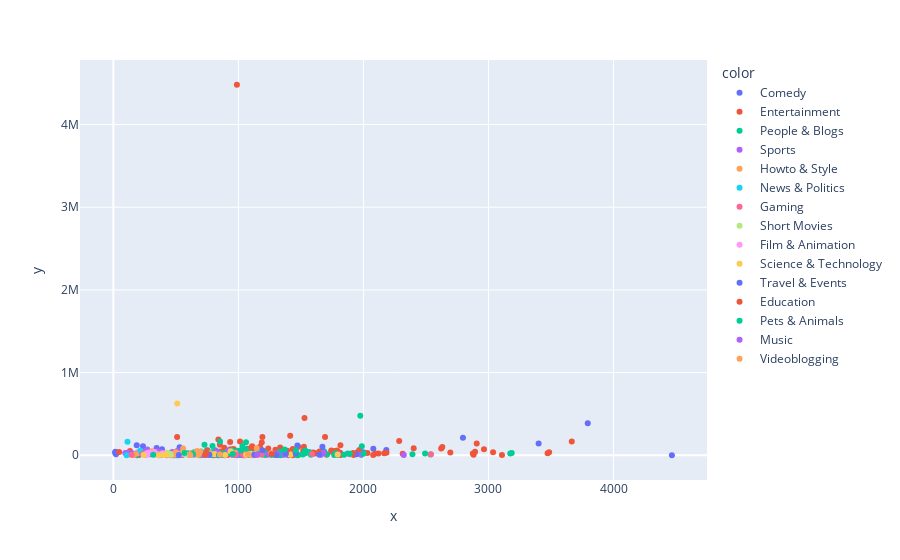

This figure's notebook cell:
### Code cell
px.scatter(y= viewership_trending_adj['views'], x=df['times'], color=df['category_title'])

### Figure 1 — Plotly figure (JSON) as saved in the notebook; plotly's stock layout.template omitted (floating-point values rounded to 4 significant figures; data arrays with more than 128 entries replaced by an {"elided": "..."} marker saying what was removed)
{"data": [{"hovertemplate": "color=Comedy<br>x=%{x}<br>y=%{y}<extra></extra>", "legendgroup": "Comedy", "marker": {"color": "#636efa", "symbol": "circle"}, "mode": "markers", "name": "Comedy", "orientation": "v", "showlegend": true, "type": "scatter", "x": [2079, 237, 2183, 925, 1032, 294, 483, 355, 1999, 465, 2796, 389, 21, 3794, 501, 396, 530, 187, 204, 204, 1953, 346, 16, 880, 346, 1241, 881, 750, 1137, 332, 3401, 4467, 483, 892, 14, 982, 369, 1815], "xaxis": "x", "y": [79350.0, 109200.0, 62140.0, 19650.0, 25320.0, 13580.0, 2778.0, 34799, 37320.0, 32971, 213100.0, 72580.0, 11850.0, 387649, 20390.0, 35700.0, 96020.0, 122300.0, 36722, 4483.0, 37560.0, 86230.0, 43300.0, 22830.0, 32020.0, 9607.0, 13142, 59460.0, 19450.0, 13030.0, 141300.0, 0, 0, 0, 29100.0, 16250.0, 30700.0, 27840.0], "yaxis": "y"}, {"hovertemplate": "color=Entertainment<br>x=%{x}<br>y=%{y}<extra></extra>", "legendgroup": "Entertainment", "marker": {"color": "#EF553B", "symbol": "circle"}, "mode": "markers", "name": "Entertainment", "orientation": "v", "showlegend": true, "type": "scatter", "x": {"elided": "159 int values"}, "xaxis": "x", "y": {"elided": "159 float values"}, "yaxis": "y"}, {"hovertemplate": "color=People & Blogs<br>x=%{x}<br>y=%{y}<extra></extra>", "legendgroup": "People & Blogs", "marker": {"color": "#00cc96", "symbol": "circle"}, "mode": "markers", "name": "People & Blogs", "orientation": "v", "showlegend": true, "type": "scatter", "x": [1536, 866, 538, 829, 701, 1984, 911, 187, 1580, 1321, 815, 1365, 984, 1109, 1514, 1005, 407, 1268, 733, 831, 967, 1845, 1072, 1792, 2537, 1044, 2392, 1479, 691, 1217, 1336, 1874, 1032, 1523, 905, 1099, 1093, 864, 1233, 3174, 239, 1975, 1331, 474, 1779, 788, 853, 785, 1185, 595, 630, 948, 1165, 2493, 626, 351, 1223, 835, 920, 1028, 753, 948, 1230, 497, 781, 973, 1373, 950, 1470, 1143, 1766, 748, 3186, 792, 698, 1709, 1060, 1144, 646, 839, 729, 1534, 1463, 791, 1567, 761, 847, 595, 522, 506, 793, 692, 959, 734, 1686, 986, 996, 476, 514], "xaxis": "x", "y": [22810.0, 20630.0, 9817.0, 17310.0, 43960.0, 6595.0, 23110.0, 4594.0, 5075.0, 6416.0, 59460.0, 7897, 2767.0, 18580.0, 8055.0, 4228.0, 7167.0, 2800.0, 2416.0, 4711.0, 8148.0, 5361.0, 3555.0, 3200, 8128, 5569.0, 12390.0, 3743, 555.5, 2374.0, 0, 21210.0, 113200.0, 19660.0, 35060.0, 30309, 7878.0, 4862, 14810.0, 19840.0, 32740.0, 477600.0, 42850.0, 15600.0, 23350.0, 37434, 165800.0, 20010.0, 7680.0, 21900.0, 21890.0, 21840.0, 18720.0, 20910.0, 23140.0, 14300.0, 23710.0, 19710.0, 45580.0, 19930, 24150.0, 56760.0, 13300.0, 20590.0, 6444.0, 48410.0, 14090.0, 57980.0, 6330.0, 8259.0, 4400.0, 16860.0, 26090.0, 5670.0, 37550.0, 10740.0, 71234, 35097, 37510.0, 17994, 126000.0, 57021, 9218.0, 5105.0, 39030.0, 31000.0, 7938.0, 14990.0, 8427.0, 0, 110400.0, 4068.0, 16990.0, 30420.0, 45070.0, 26960.0, 55430.0, 13180.0, 47750.0], "yaxis": "y"}, {"hovertemplate": "color=Sports<br>x=%{x}<br>y=%{y}<extra></extra>", "legendgroup": "Sports", "marker": {"color": "#ab63fa", "symbol": "circle"}, "mode": "markers", "name": "Sports", "orientation": "v", "showlegend": true, "type": "scatter", "x": [920, 1115, 484, 645, 1038, 835, 1683, 2323, 843, 721, 849, 989, 254, 272, 957, 1401, 475, 142, 284, 1055, 747, 826, 581, 606, 352, 351, 1309, 361, 374, 552, 1979, 148, 1101, 274, 675, 95, 1796, 252, 216, 1042, 624, 1364, 1660, 523, 666, 423, 189, 512, 1238, 114, 990, 324], "xaxis": "x", "y": [61030.0, 18380.0, 516.6, 5569.0, 663.8, 257.2, 28780.0, 1526.0, 2552.0, 2648, 6633, 0, 5400.0, 69710.0, 5646.0, 3237.0, 38450.0, 14570, 14410.0, 3730.0, 4742.0, 46960.0, 10960.0, 5100.0, 40330.0, 43910.0, 20720.0, 11920.0, 38170.0, 1523.0, 7570.0, 23550.0, 8412.0, 49170.0, 34270.0, 26280.0, 12900.0, 52800.0, 47897, 1884, 7028.0, 6791.0, 5409.0, 685.3, 26010.0, 0, 26920.0, 51650.0, 10790.0, 28880.0, 33430.0, 28635], "yaxis": "y"}, {"hovertemplate": "color=Howto & Style<br>x=%{x}<br>y=%{y}<extra></extra>", "legendgroup": "Howto & Style", "marker": {"color": "#FFA15A", "symbol": "circle"}, "mode": "markers", "name": "Howto & Style", "orientation": "v", "showlegend": true, "type": "scatter", "x": [504, 166, 970, 411, 446, 470, 395, 272, 481, 680, 1051, 1106, 784, 497, 361, 557, 192, 397, 310, 978, 413, 507, 336, 1147, 558, 499, 670, 292, 415, 697, 625, 685, 1263, 380, 305, 777], "xaxis": "x", "y": [20730.0, 4418.0, 24470.0, 17840.0, 2516, 16000.0, 3096.0, 21050.0, 3068.0, 3416.0, 3141.0, 508, 10880.0, 15440.0, 16150.0, 14590.0, 24780.0, 3768.0, 48810.0, 25730.0, 8480.0, 19880.0, 10990.0, 84250.0, 80470.0, 36380.0, 52140.0, 31789, 22750.0, 41550.0, 24540.0, 18370.0, 23530.0, 7838, 25040.0, 25110.0], "yaxis": "y"}, {"hovertemplate": "color=News & Politics<br>x=%{x}<br>y=%{y}<extra></extra>", "legendgroup": "News & Politics", "marker": {"color": "#19d3f3", "symbol": "circle"}, "mode": "markers", "name": "News & Politics", "orientation": "v", "showlegend": true, "type": "scatter", "x": [229, 106, 113, 216, 369], "xaxis": "x", "y": [20122, 0, 164600.0, 53320.0, 0], "yaxis": "y"}, {"hovertemplate": "color=Gaming<br>x=%{x}<br>y=%{y}<extra></extra>", "legendgroup": "Gaming", "marker": {"color": "#FF6692", "symbol": "circle"}, "mode": "markers", "name": "Gaming", "orientation": "v", "showlegend": true, "type": "scatter", "x": [1588, 233, 2540, 147, 1142, 978, 1186, 1038, 1037, 1892], "xaxis": "x", "y": [15110.0, 14220.0, 11540.0, 3150.0, 2101.0, 7323.0, 12220.0, 21486, 13310.0, 11820.0], "yaxis": "y"}, {"hovertemplate": "color=Short Movies<br>x=%{x}<br>y=%{y}<extra></extra>", "legendgroup": "Short Movies", "marker": {"color": "#B6E880", "symbol": "circle"}, "mode": "markers", "name": "Short Movies", "orientation": "v", "showlegend": true, "type": "scatter", "x": [431, 580, 459, 628, 445], "xaxis": "x", "y": [31700.0, 11810.0, 5144.0, 7190, 19857], "yaxis": "y"}, {"hovertemplate": "color=Film & Animation<br>x=%{x}<br>y=%{y}<extra></extra>", "legendgroup": "Film & Animation", "marker": {"color": "#FF97FF", "symbol": "circle"}, "mode": "markers", "name": "Film & Animation", "orientation": "v", "showlegend": true, "type": "scatter", "x": [330, 808, 287, 267, 271, 394], "xaxis": "x", "y": [39840.0, 16440.0, 33220.0, 24760.0, 6472.0, 24560.0], "yaxis": "y"}, {"hovertemplate": "color=Science & Technology<br>x=%{x}<br>y=%{y}<extra></extra>", "legendgroup": "Science & Technology", "marker": {"color": "#FECB52", "symbol": "circle"}, "mode": "markers", "name": "Science & Technology", "orientation": "v", "showlegend": true, "type": "scatter", "x": [243, 424, 403, 938, 537, 1096, 511, 1131, 1062, 1416, 363, 812, 895, 1794], "xaxis": "x", "y": [2047, 4804.0, 2657.0, 49450.0, 12510.0, 17240.0, 625235, 14710.0, 5817.0, 5792.0, 766.2, 11890.0, 4347.0, 9247.0], "yaxis": "y"}, {"hovertemplate": "color=Travel & Events<br>x=%{x}<br>y=%{y}<extra></extra>", "legendgroup": "Travel & Events", "marker": {"color": "#636efa", "symbol": "circle"}, "mode": "markers", "name": "Travel & Events", "orientation": "v", "showlegend": true, "type": "scatter", "x": [1647, 1127, 1303, 768, 524, 1459, 847, 1472, 1672, 1380, 1192, 1944], "xaxis": "x", "y": [5280.0, 5355, 2631.0, 6743.0, 1761.0, 24980.0, 2903.0, 117600.0, 102200.0, 18360.0, 61650.0, 10950.0], "yaxis": "y"}, {"hovertemplate": "color=Education<br>x=%{x}<br>y=%{y}<extra></extra>", "legendgroup": "Education", "marker": {"color": "#EF553B", "symbol": "circle"}, "mode": "markers", "name": "Education", "orientation": "v", "showlegend": true, "type": "scatter", "x": [735, 1266, 744, 1917, 2402], "xaxis": "x", "y": [6770.0, 16010.0, 26100.0, 28330.0, 84730.0], "yaxis": "y"}, {"hovertemplate": "color=Pets & Animals<br>x=%{x}<br>y=%{y}<extra></extra>", "legendgroup": "Pets & Animals", "marker": {"color": "#00cc96", "symbol": "circle"}, "mode": "markers", "name": "Pets & Animals", "orientation": "v", "showlegend": true, "type": "scatter", "x": [1891, 846, 319, 1061, 636, 569, 954, 1369, 1460, 2002, 1987, 1019], "xaxis": "x", "y": [17842, 1034.0, 4661, 155700.0, 14450.0, 27710.0, 15320.0, 69270.0, 60910.0, 22580.0, 108500.0, 56830.0], "yaxis": "y"}, {"hovertemplate": "color=Music<br>x=%{x}<br>y=%{y}<extra></extra>", "legendgroup": "Music", "marker": {"color": "#ab63fa", "symbol": "circle"}, "mode": "markers", "name": "Music", "orientation": "v", "showlegend": true, "type": "scatter", "x": [1151], "xaxis": "x", "y": [9685.0], "yaxis": "y"}, {"hovertemplate": "color=Videoblogging<br>x=%{x}<br>y=%{y}<extra></extra>", "legendgroup": "Videoblogging", "marker": {"color": "#FFA15A", "symbol": "circle"}, "mode": "markers", "name": "Videoblogging", "orientation": "v", "showlegend": true, "type": "scatter", "x": [615, 853, 1077], "xaxis": "x", "y": [2170.0, 8305.0, 11350.0], "yaxis": "y"}], "layout": {"legend": {"title": {"text": "color"}, "tracegroupgap": 0}, "margin": {"t": 60}, "xaxis": {"anchor": "y", "domain": [0, 1], "title": {"text": "x"}}, "yaxis": {"anchor": "x", "domain": [0, 1], "title": {"text": "y"}}}}
